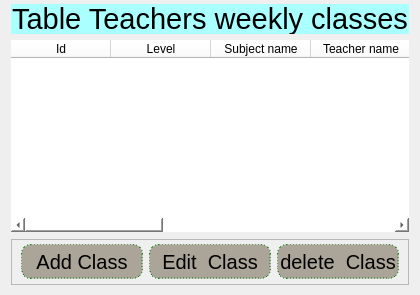
                    <widget class="QWidget" name="page_5">
                     <layout class="QVBoxLayout" name="verticalLayout_10">
                      <property name="topMargin">
                       <number>0</number>
                      </property>
                      <item>
                       <layout class="QHBoxLayout" name="horizontalLayout_6">
                        <property name="spacing">
                         <number>0</number>
                        </property>
                        <property name="topMargin">
                         <number>4</number>
                        </property>
                        <item>
                         <widget class="QLabel" name="label_6">
                          <property name="minimumSize">
                           <size>
                            <width>0</width>
                            <height>0</height>
                           </size>
                          </property>
                          <property name="maximumSize">
                           <size>
                            <width>16777215</width>
                            <height>30</height>
                           </size>
                          </property>
                          <property name="font">
                           <font>
                            <pointsize>22</pointsize>
                           </font>
                          </property>
                          <property name="layoutDirection">
                           <enum>Qt::LeftToRight</enum>
                          </property>
                          <property name="styleSheet">
                           <string notr="true">border-radius:none;
background-color:rgb(170, 255, 255);</string>
                          </property>
                          <property name="text">
                           <string>Table Teachers weekly classes</string>
                          </property>
                          <property name="alignment">
                           <set>Qt::AlignCenter</set>
                          </property>
                         </widget>
                        </item>
                       </layout>
                      </item>
                      <item>
                       <widget class="QTableWidget" name="tableWidget_8">
                        <property name="minimumSize">
                         <size>
                          <width>0</width>
                          <height>0</height>
                         </size>
                        </property>
                        <property name="styleSheet">
                         <string notr="true">background-color:white;
border-radius:15px;</string>
                        </property>
                        <column>
                         <property name="text">
                          <string>Id</string>
                         </property>
                        </column>
                        <column>
                         <property name="text">
                          <string>Level</string>
                         </property>
                        </column>
                        <column>
                         <property name="text">
                          <string>Subject name</string>
                         </property>
                        </column>
                        <column>
                         <property name="text">
                          <string>Teacher name</string>
                         </property>
                        </column>
                        <column>
                         <property name="text">
                          <string>Day name</string>
                         </property>
                        </column>
                        <column>
                         <property name="text">
                          <string>Day Date</string>
                         </property>
                        </column>
                        <column>
                         <property name="text">
                          <string>From</string>
                         </property>
                        </column>
                        <column>
                         <property name="text">
                          <string>To</string>
                         </property>
                        </column>
                       </widget>
                      </item>
                      <item>
                       <widget class="QFrame" name="frame_31">
                        <property name="minimumSize">
                         <size>
                          <width>0</width>
                          <height>46</height>
                         </size>
                        </property>
                        <property name="maximumSize">
                         <size>
                          <width>16777215</width>
                          <height>43</height>
                         </size>
                        </property>
                        <property name="frameShape">
                         <enum>QFrame::StyledPanel</enum>
                        </property>
                        <property name="frameShadow">
                         <enum>QFrame::Raised</enum>
                        </property>
                        <layout class="QHBoxLayout" name="horizontalLayout_15">
                         <property name="topMargin">
                          <number>0</number>
                         </property>
                         <property name="bottomMargin">
                          <number>0</number>
                         </property>
                         <item>
                          <widget class="QPushButton" name="pushButton_28">
                           <property name="minimumSize">
                            <size>
                             <width>122</width>
                             <height>35</height>
                            </size>
                           </property>
                           <property name="font">
                            <font>
                             <pointsize>15</pointsize>
                            </font>
                           </property>
                           <property name="styleSheet">
                            <string notr="true">QPushButton{
background-color:rgb(170, 164, 153);
border:1px dashed green;
border-radius:10px;
}
QPushButton::hover{
background-color:rgba(255, 0, 0,70);
}
QPushButton::pressed{
border:1px solid black;
}
</string>
                           </property>
                           <property name="text">
                            <string>Add Class</string>
                           </property>
                          </widget>
                         </item>
                         <item>
                          <widget class="QPushButton" name="pushButton_29">
                           <property name="minimumSize">
                            <size>
                             <width>122</width>
                             <height>35</height>
                            </size>
                           </property>
                           <property name="font">
                            <font>
                             <pointsize>15</pointsize>
                            </font>
                           </property>
                           <property name="styleSheet">
                            <string notr="true">QPushButton{
background-color:rgb(170, 164, 153);
border:1px dashed green;
border-radius:10px;
}
QPushButton::hover{
background-color:rgba(255, 0, 0,70);
}
QPushButton::pressed{
border:1px solid black;
}
</string>
                           </property>
                           <property name="text">
                            <string>Edit  Class</string>
                           </property>
                          </widget>
                         </item>
                         <item>
                          <widget class="QPushButton" name="pushButton_30">
                           <property name="minimumSize">
                            <size>
                             <width>122</width>
                             <height>35</height>
                            </size>
                           </property>
                           <property name="font">
                            <font>
                             <pointsize>15</pointsize>
                            </font>
                           </property>
                           <property name="toolTip">
                            <string>select name from table then press 'Delete name'</string>
                           </property>
                           <property name="styleSheet">
                            <string notr="true">QPushButton{
background-color:rgb(170, 164, 153);
border:1px dashed green;
border-radius:10px;
}
QPushButton::hover{
background-color:rgba(255, 0, 0,70);
}
QPushButton::pressed{
border:1px solid black;
}
</string>
                           </property>
                           <property name="text">
                            <string>delete  Class</string>
                           </property>
                          </widget>
                         </item>
                        </layout>
                       </widget>
                      </item>
                     </layout>
                    </widget>
